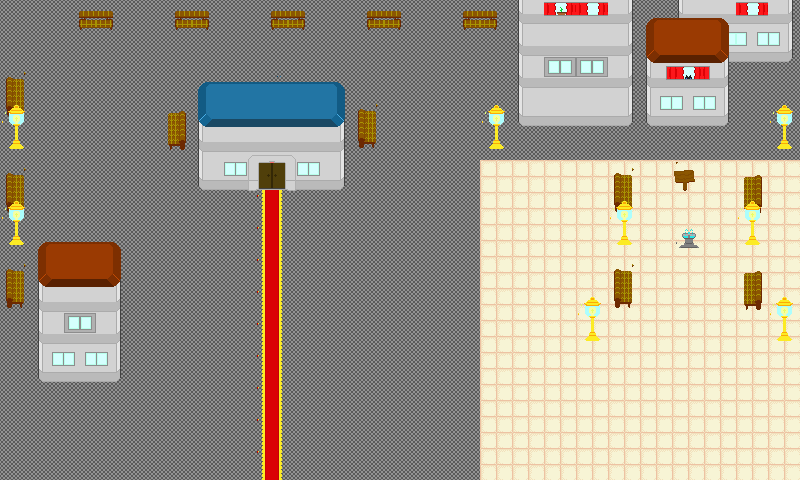

The image is a tile-based game level rendered from a .tmx file. Its description and source (layers, tilesets, objects; grid data summarised) follow:
An orthogonal 25x15 tile map with 32x32 px tiles, 6 tile layers (Tilelaag 1, detail, Change To Shop, Change Area, ...).

<map version="1.0" orientation="orthogonal" renderorder="right-down" width="25" height="15" tilewidth="32" tileheight="32" nextobjectid="4">
 <tileset firstgid="1" name="city tiles" tilewidth="32" tileheight="32" tilecount="180">
  <image source="city tiles.png" width="192" height="960" />
 </tileset>
 <layer name="Tilelaag 1" width="25" height="15">
  <data>[375 cells, 375 non-empty, 1 distinct tile ids]</data>
 </layer>
 <layer name="detail" width="25" height="15">
  <properties>
   <property name="Collision" value="false" />
  </properties>
  <data>[375 cells, 109 non-empty, 2 distinct tile ids]</data>
 </layer>
 <layer name="Change To Shop" width="25" height="15">
  <properties>
   <property name="EnterArea" value="shop" />
  </properties>
  <data>[375 cells, 1 non-empty, 1 distinct tile ids]</data>
 </layer>
 <layer name="Change Area" width="25" height="15">
  <properties>
   <property name="EnterArea" value="Route 1" />
  </properties>
  <data>[375 cells, 1 non-empty, 1 distinct tile ids]</data>
 </layer>
 <layer name="obstackles" width="25" height="15">
  <properties>
   <property name="Collision" value="true" />
  </properties>
  <data>[375 cells, 52 non-empty, 22 distinct tile ids]</data>
 </layer>
 <layer name="obstackles2" width="25" height="15">
  <properties>
   <property name="Collision" value="true" />
  </properties>
  <data>[375 cells, 67 non-empty, 44 distinct tile ids]</data>
 </layer>
</map>
